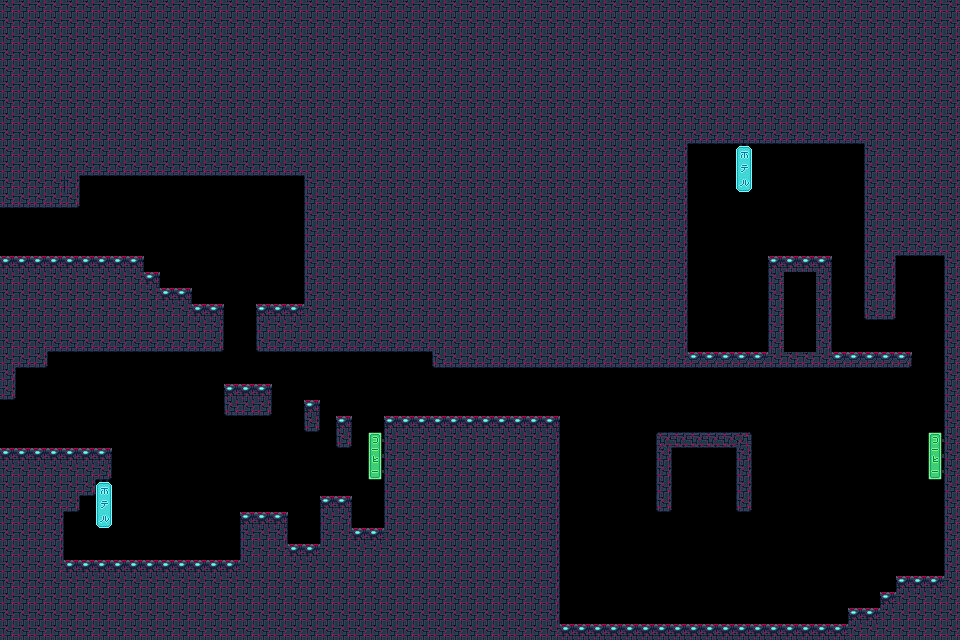

A 2D game scene composited from a Tiled map and its tileset images. What follows is a short description and the map's XML, with each tile layer's data collapsed to a summary:
An orthogonal 60x40 tile map with 16x16 px tiles, 5 tile layers (Filling, Decoration, Collision_h, Collision_v, ...), 1 hidden layer not drawn, 4 tilesets and 2 objects (switch_gravity, button).

<map version="1.10" tiledversion="1.10.2" orientation="orthogonal" renderorder="right-down" width="60" height="40" tilewidth="16" tileheight="16" infinite="0" nextlayerid="26" nextobjectid="4">
 <tileset firstgid="1" source="../tileset/TILESET_FUTURISTIC_CITY.tsx" />
 <tileset firstgid="25" source="../tileset/hero.tsx" />
 <tileset firstgid="26" source="../tileset/font.tsx" />
 <tileset firstgid="28" source="../tileset/background.tsx" />
 <layer id="16" name="Filling" width="60" height="40" locked="1">
  <data>[2400 cells, 1205 non-empty, 1 distinct tile ids]</data>
 </layer>
 <layer id="3" name="Decoration" width="60" height="40" locked="1">
  <data>[2400 cells, 12 non-empty, 6 distinct tile ids]</data>
 </layer>
 <layer id="1" name="Collision_h" width="60" height="40">
  <data>[2400 cells, 174 non-empty, 9 distinct tile ids]</data>
 </layer>
 <layer id="20" name="Collision_v" width="60" height="40">
  <data>[2400 cells, 99 non-empty, 5 distinct tile ids]</data>
 </layer>
 <layer id="25" name="Collision_bloc" width="60" height="40">
  <data>[2400 cells, 22 non-empty, 10 distinct tile ids]</data>
 </layer>
 <layer id="17" name="CollisionWallWalk" width="60" height="40" visible="0" locked="1">
  <data>[2400 cells, 231 non-empty, 1 distinct tile ids]</data>
 </layer>
 <objectgroup id="18" name="Power">
  <object id="1" name="switch_gravity" x="703.333" y="286.667" width="50" height="49.3333" />
 </objectgroup>
 <objectgroup id="19" name="Button">
  <object id="3" name="button" x="686.667" y="447.333" width="34" height="33.3333" />
 </objectgroup>
</map>
